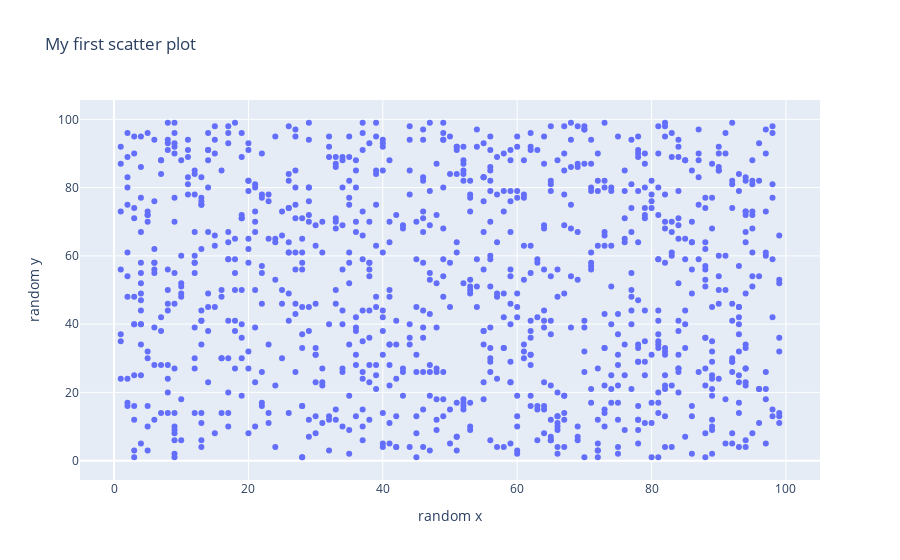

The code cell stored with this chart in its notebook:
### Markdown cell above
---

### 1c) Improving the scatter plot - add title and axes labels

Other component that we can provide to plotly plot is <i> layout component </i> as go.Layout () which defines how the figure looks like. You provide <i> layout component </i> into go.Figure().

### Code cell
import plotly.graph_objs as go

data_component = go.Scatter(x=random_X,
                            y=random_y,
                            mode='markers')

layout_component = go.Layout(title='My first scatter plot',
                             xaxis_title='random x',
                             yaxis_title='random y')

fig = go.Figure(data=data_component,
                layout=layout_component)

fig.show()

### Figure 1 — Plotly figure (JSON) as saved in the notebook; plotly's stock layout.template omitted (floating-point values rounded to 4 significant figures; data arrays with more than 128 entries replaced by an {"elided": "..."} marker saying what was removed)
{"data": [{"mode": "markers", "type": "scatter", "x": {"elided": "1000 int values"}, "y": {"elided": "1000 int values"}}], "layout": {"title": {"text": "My first scatter plot"}, "xaxis": {"title": {"text": "random x"}}, "yaxis": {"title": {"text": "random y"}}}}
